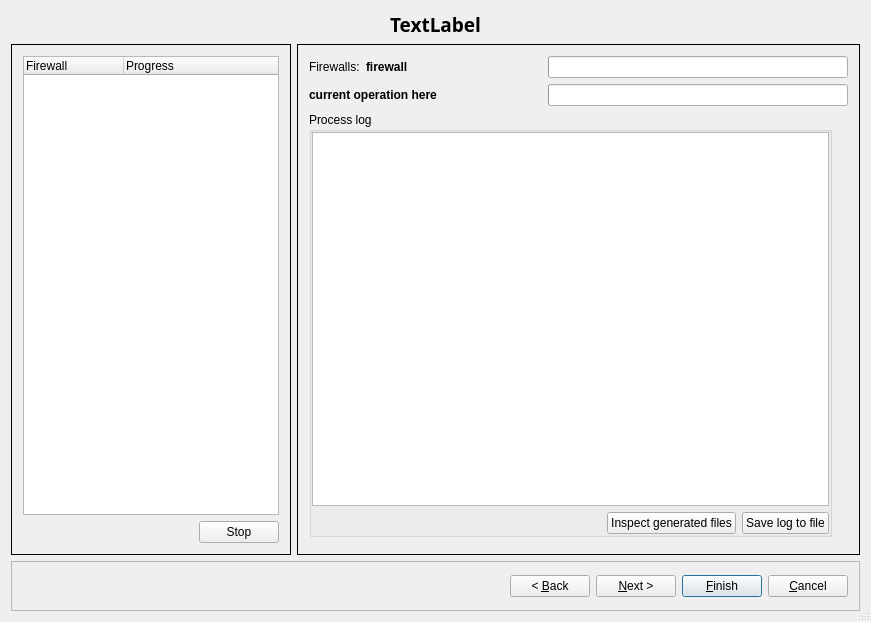
<?xml version="1.0" encoding="UTF-8"?>
<ui version="4.0">
 <class>instDialog_q</class>
 <widget class="QDialog" name="instDialog_q">
  <property name="geometry">
   <rect>
    <x>0</x>
    <y>0</y>
    <width>871</width>
    <height>622</height>
   </rect>
  </property>
  <property name="sizePolicy">
   <sizepolicy hsizetype="Preferred" vsizetype="Preferred">
    <horstretch>0</horstretch>
    <verstretch>0</verstretch>
   </sizepolicy>
  </property>
  <property name="sizeGripEnabled">
   <bool>true</bool>
  </property>
  <layout class="QGridLayout" name="gridLayout_2">
   <item row="0" column="0">
    <widget class="QLabel" name="titleLabel">
     <property name="sizePolicy">
      <sizepolicy hsizetype="MinimumExpanding" vsizetype="Fixed">
       <horstretch>0</horstretch>
       <verstretch>0</verstretch>
      </sizepolicy>
     </property>
     <property name="minimumSize">
      <size>
       <width>0</width>
       <height>25</height>
      </size>
     </property>
     <property name="font">
      <font>
       <family>Sans Serif</family>
       <pointsize>14</pointsize>
       <weight>75</weight>
       <italic>false</italic>
       <bold>true</bold>
      </font>
     </property>
     <property name="text">
      <string>TextLabel</string>
     </property>
     <property name="alignment">
      <set>Qt::AlignmentFlag::AlignCenter</set>
     </property>
    </widget>
   </item>
   <item row="1" column="0">
    <widget class="QStackedWidget" name="stackedWidget">
     <property name="sizePolicy">
      <sizepolicy hsizetype="Expanding" vsizetype="MinimumExpanding">
       <horstretch>0</horstretch>
       <verstretch>0</verstretch>
      </sizepolicy>
     </property>
     <property name="currentIndex">
      <number>1</number>
     </property>
     <widget class="QWidget" name="select_firewalls_page">
      <property name="sizePolicy">
       <sizepolicy hsizetype="MinimumExpanding" vsizetype="MinimumExpanding">
        <horstretch>0</horstretch>
        <verstretch>0</verstretch>
       </sizepolicy>
      </property>
      <property name="layoutDirection">
       <enum>Qt::LayoutDirection::LeftToRight</enum>
      </property>
      <layout class="QGridLayout" name="gridLayout_5">
       <item row="0" column="0">
        <layout class="QVBoxLayout" name="verticalLayout">
         <item>
          <widget class="QFrame" name="frame10">
           <property name="sizePolicy">
            <sizepolicy hsizetype="MinimumExpanding" vsizetype="Preferred">
             <horstretch>0</horstretch>
             <verstretch>0</verstretch>
            </sizepolicy>
           </property>
           <property name="frameShape">
            <enum>QFrame::Shape::Box</enum>
           </property>
           <property name="frameShadow">
            <enum>QFrame::Shadow::Plain</enum>
           </property>
           <layout class="QHBoxLayout">
            <property name="leftMargin">
             <number>11</number>
            </property>
            <property name="topMargin">
             <number>11</number>
            </property>
            <property name="rightMargin">
             <number>11</number>
            </property>
            <property name="bottomMargin">
             <number>11</number>
            </property>
            <item>
             <widget class="QLabel" name="selectInfoLabel">
              <property name="text">
               <string>&lt;p align=&quot;center&quot;&gt;&lt;b&gt;&lt;font size=&quot;+2&quot;&gt;Select firewalls to compile and install.&lt;/font&gt;&lt;/b&gt;&lt;/p&gt;</string>
              </property>
              <property name="wordWrap">
               <bool>false</bool>
              </property>
             </widget>
            </item>
           </layout>
          </widget>
         </item>
         <item>
          <widget class="QFrame" name="warning_space">
           <property name="enabled">
            <bool>true</bool>
           </property>
           <property name="sizePolicy">
            <sizepolicy hsizetype="MinimumExpanding" vsizetype="Preferred">
             <horstretch>0</horstretch>
             <verstretch>0</verstretch>
            </sizepolicy>
           </property>
           <property name="frameShape">
            <enum>QFrame::Shape::Box</enum>
           </property>
           <property name="frameShadow">
            <enum>QFrame::Shadow::Plain</enum>
           </property>
           <layout class="QGridLayout" name="gridLayout_6">
            <item row="0" column="0">
             <widget class="QLabel" name="warning_message_1">
              <property name="text">
               <string>warning text goes here</string>
              </property>
              <property name="wordWrap">
               <bool>true</bool>
              </property>
             </widget>
            </item>
            <item row="1" column="0">
             <widget class="QLabel" name="warning_message_2">
              <property name="text">
               <string>warning text goes here</string>
              </property>
              <property name="wordWrap">
               <bool>true</bool>
              </property>
             </widget>
            </item>
           </layout>
          </widget>
         </item>
         <item>
          <widget class="QFrame" name="frame12">
           <property name="sizePolicy">
            <sizepolicy hsizetype="MinimumExpanding" vsizetype="MinimumExpanding">
             <horstretch>0</horstretch>
             <verstretch>0</verstretch>
            </sizepolicy>
           </property>
           <property name="frameShape">
            <enum>QFrame::Shape::Box</enum>
           </property>
           <property name="frameShadow">
            <enum>QFrame::Shadow::Plain</enum>
           </property>
           <layout class="QGridLayout" name="gridLayout">
            <item row="1" column="0">
             <widget class="QFrame" name="selectAllNoneFrame">
              <property name="frameShape">
               <enum>QFrame::Shape::Box</enum>
              </property>
              <property name="frameShadow">
               <enum>QFrame::Shadow::Plain</enum>
              </property>
              <layout class="QGridLayout">
               <property name="leftMargin">
                <number>11</number>
               </property>
               <property name="topMargin">
                <number>11</number>
               </property>
               <property name="rightMargin">
                <number>11</number>
               </property>
               <property name="bottomMargin">
                <number>11</number>
               </property>
               <item row="0" column="3">
                <spacer>
                 <property name="orientation">
                  <enum>Qt::Orientation::Horizontal</enum>
                 </property>
                 <property name="sizeType">
                  <enum>QSizePolicy::Policy::Expanding</enum>
                 </property>
                 <property name="sizeHint" stdset="0">
                  <size>
                   <width>100</width>
                   <height>20</height>
                  </size>
                 </property>
                </spacer>
               </item>
               <item row="0" column="0">
                <widget class="QPushButton" name="pushButton16">
                 <property name="text">
                  <string>Select all</string>
                 </property>
                </widget>
               </item>
               <item row="0" column="1">
                <widget class="QPushButton" name="pushButton17">
                 <property name="text">
                  <string>Select none</string>
                 </property>
                </widget>
               </item>
               <item row="0" column="2">
                <widget class="QPushButton" name="selectChangedButton">
                 <property name="text">
                  <string>Select changed</string>
                 </property>
                </widget>
               </item>
              </layout>
             </widget>
            </item>
            <item row="0" column="0">
             <widget class="QTreeWidget" name="selectTable">
              <property name="alternatingRowColors">
               <bool>true</bool>
              </property>
              <property name="selectionMode">
               <enum>QAbstractItemView::SelectionMode::NoSelection</enum>
              </property>
              <column>
               <property name="text">
                <string>Firewall</string>
               </property>
              </column>
              <column>
               <property name="text">
                <string>Compile</string>
               </property>
              </column>
              <column>
               <property name="text">
                <string>Install</string>
               </property>
              </column>
              <column>
               <property name="text">
                <string>Last Modified</string>
               </property>
              </column>
              <column>
               <property name="text">
                <string>Last Compiled</string>
               </property>
              </column>
              <column>
               <property name="text">
                <string>Last Installed</string>
               </property>
              </column>
             </widget>
            </item>
           </layout>
          </widget>
         </item>
        </layout>
       </item>
      </layout>
     </widget>
     <widget class="QWidget" name="progress_page">
      <layout class="QHBoxLayout">
       <property name="leftMargin">
        <number>0</number>
       </property>
       <property name="topMargin">
        <number>0</number>
       </property>
       <property name="rightMargin">
        <number>0</number>
       </property>
       <property name="bottomMargin">
        <number>0</number>
       </property>
       <item>
        <widget class="QFrame" name="firewallListFrame">
         <property name="frameShape">
          <enum>QFrame::Shape::Box</enum>
         </property>
         <property name="frameShadow">
          <enum>QFrame::Shadow::Plain</enum>
         </property>
         <layout class="QGridLayout">
          <property name="leftMargin">
           <number>11</number>
          </property>
          <property name="topMargin">
           <number>11</number>
          </property>
          <property name="rightMargin">
           <number>11</number>
          </property>
          <property name="bottomMargin">
           <number>11</number>
          </property>
          <item row="2" column="1">
           <widget class="QPushButton" name="stopButton">
            <property name="text">
             <string>Stop</string>
            </property>
           </widget>
          </item>
          <item row="2" column="0">
           <spacer>
            <property name="orientation">
             <enum>Qt::Orientation::Horizontal</enum>
            </property>
            <property name="sizeType">
             <enum>QSizePolicy::Policy::Expanding</enum>
            </property>
            <property name="sizeHint" stdset="0">
             <size>
              <width>112</width>
              <height>20</height>
             </size>
            </property>
           </spacer>
          </item>
          <item row="0" column="0" rowspan="2" colspan="2">
           <widget class="QTreeWidget" name="fwWorkList">
            <property name="alternatingRowColors">
             <bool>true</bool>
            </property>
            <property name="itemsExpandable">
             <bool>false</bool>
            </property>
            <property name="sortingEnabled">
             <bool>false</bool>
            </property>
            <column>
             <property name="text">
              <string>Firewall</string>
             </property>
            </column>
            <column>
             <property name="text">
              <string>Progress</string>
             </property>
            </column>
           </widget>
          </item>
         </layout>
        </widget>
       </item>
       <item>
        <widget class="QFrame" name="logFrame">
         <property name="sizePolicy">
          <sizepolicy hsizetype="Expanding" vsizetype="Preferred">
           <horstretch>1</horstretch>
           <verstretch>0</verstretch>
          </sizepolicy>
         </property>
         <property name="frameShape">
          <enum>QFrame::Shape::Box</enum>
         </property>
         <property name="frameShadow">
          <enum>QFrame::Shadow::Plain</enum>
         </property>
         <layout class="QGridLayout" name="gridLayout_4">
          <item row="0" column="0">
           <layout class="QGridLayout" name="gridLayout_3">
            <item row="0" column="0">
             <widget class="QLabel" name="textLabel1">
              <property name="text">
               <string>Firewalls:</string>
              </property>
              <property name="wordWrap">
               <bool>false</bool>
              </property>
             </widget>
            </item>
            <item row="0" column="1">
             <widget class="QLabel" name="fwMCLabel">
              <property name="sizePolicy">
               <sizepolicy hsizetype="Expanding" vsizetype="Preferred">
                <horstretch>0</horstretch>
                <verstretch>0</verstretch>
               </sizepolicy>
              </property>
              <property name="font">
               <font>
                <weight>75</weight>
                <bold>true</bold>
               </font>
              </property>
              <property name="text">
               <string>firewall</string>
              </property>
              <property name="wordWrap">
               <bool>false</bool>
              </property>
             </widget>
            </item>
            <item row="0" column="2">
             <widget class="QProgressBar" name="compFirewallProgress">
              <property name="minimumSize">
               <size>
                <width>300</width>
                <height>0</height>
               </size>
              </property>
              <property name="orientation">
               <enum>Qt::Orientation::Horizontal</enum>
              </property>
             </widget>
            </item>
            <item row="1" column="0" colspan="2">
             <widget class="QLabel" name="infoMCLabel">
              <property name="sizePolicy">
               <sizepolicy hsizetype="Expanding" vsizetype="Preferred">
                <horstretch>0</horstretch>
                <verstretch>0</verstretch>
               </sizepolicy>
              </property>
              <property name="font">
               <font>
                <weight>75</weight>
                <bold>true</bold>
               </font>
              </property>
              <property name="text">
               <string>current operation here</string>
              </property>
              <property name="wordWrap">
               <bool>false</bool>
              </property>
             </widget>
            </item>
            <item row="1" column="2">
             <widget class="QProgressBar" name="compProgress">
              <property name="minimumSize">
               <size>
                <width>300</width>
                <height>0</height>
               </size>
              </property>
              <property name="orientation">
               <enum>Qt::Orientation::Horizontal</enum>
              </property>
             </widget>
            </item>
           </layout>
          </item>
          <item row="1" column="0">
           <layout class="QHBoxLayout">
            <item>
             <widget class="QGroupBox" name="detailMCframe">
              <property name="title">
               <string>Process log</string>
              </property>
              <layout class="QGridLayout">
               <property name="leftMargin">
                <number>0</number>
               </property>
               <property name="topMargin">
                <number>0</number>
               </property>
               <property name="rightMargin">
                <number>0</number>
               </property>
               <property name="bottomMargin">
                <number>0</number>
               </property>
               <item row="1" column="0" colspan="3">
                <widget class="QTextBrowser" name="procLogDisplay">
                 <property name="openLinks">
                  <bool>false</bool>
                 </property>
                </widget>
               </item>
               <item row="2" column="0">
                <spacer>
                 <property name="orientation">
                  <enum>Qt::Orientation::Horizontal</enum>
                 </property>
                 <property name="sizeType">
                  <enum>QSizePolicy::Policy::Expanding</enum>
                 </property>
                 <property name="sizeHint" stdset="0">
                  <size>
                   <width>131</width>
                   <height>20</height>
                  </size>
                 </property>
                </spacer>
               </item>
               <item row="2" column="2">
                <widget class="QPushButton" name="saveMCLogButton">
                 <property name="text">
                  <string>Save log to file</string>
                 </property>
                </widget>
               </item>
               <item row="2" column="1">
                <widget class="QPushButton" name="inspectGeneratedFiles">
                 <property name="text">
                  <string>Inspect generated files</string>
                 </property>
                </widget>
               </item>
              </layout>
             </widget>
            </item>
            <item>
             <spacer>
              <property name="orientation">
               <enum>Qt::Orientation::Vertical</enum>
              </property>
              <property name="sizeType">
               <enum>QSizePolicy::Policy::Expanding</enum>
              </property>
              <property name="sizeHint" stdset="0">
               <size>
                <width>16</width>
                <height>210</height>
               </size>
              </property>
             </spacer>
            </item>
           </layout>
          </item>
          <item row="2" column="0">
           <widget class="QFrame" name="batchInstFlagFrame">
            <property name="sizePolicy">
             <sizepolicy hsizetype="MinimumExpanding" vsizetype="Preferred">
              <horstretch>0</horstretch>
              <verstretch>0</verstretch>
             </sizepolicy>
            </property>
            <property name="frameShape">
             <enum>QFrame::Shape::NoFrame</enum>
            </property>
            <property name="frameShadow">
             <enum>QFrame::Shadow::Plain</enum>
            </property>
            <layout class="QGridLayout" name="_2">
             <property name="leftMargin">
              <number>0</number>
             </property>
             <property name="topMargin">
              <number>0</number>
             </property>
             <property name="rightMargin">
              <number>0</number>
             </property>
             <property name="bottomMargin">
              <number>0</number>
             </property>
            </layout>
           </widget>
          </item>
         </layout>
        </widget>
       </item>
      </layout>
     </widget>
    </widget>
   </item>
   <item row="2" column="0">
    <widget class="QFrame" name="frame">
     <property name="sizePolicy">
      <sizepolicy hsizetype="MinimumExpanding" vsizetype="Fixed">
       <horstretch>1</horstretch>
       <verstretch>0</verstretch>
      </sizepolicy>
     </property>
     <property name="minimumSize">
      <size>
       <width>400</width>
       <height>50</height>
      </size>
     </property>
     <property name="frameShape">
      <enum>QFrame::Shape::StyledPanel</enum>
     </property>
     <property name="frameShadow">
      <enum>QFrame::Shadow::Raised</enum>
     </property>
     <layout class="QHBoxLayout">
      <item>
       <spacer>
        <property name="orientation">
         <enum>Qt::Orientation::Horizontal</enum>
        </property>
        <property name="sizeHint" stdset="0">
         <size>
          <width>40</width>
          <height>20</height>
         </size>
        </property>
       </spacer>
      </item>
      <item>
       <widget class="QPushButton" name="backButton">
        <property name="text">
         <string>&lt; &amp;Back</string>
        </property>
        <property name="autoDefault">
         <bool>false</bool>
        </property>
       </widget>
      </item>
      <item>
       <widget class="QPushButton" name="nextButton">
        <property name="text">
         <string>&amp;Next &gt;</string>
        </property>
        <property name="autoDefault">
         <bool>true</bool>
        </property>
        <property name="default">
         <bool>true</bool>
        </property>
        <property name="flat">
         <bool>false</bool>
        </property>
       </widget>
      </item>
      <item>
       <widget class="QPushButton" name="finishButton">
        <property name="text">
         <string>&amp;Finish</string>
        </property>
        <property name="default">
         <bool>true</bool>
        </property>
        <property name="flat">
         <bool>false</bool>
        </property>
       </widget>
      </item>
      <item>
       <widget class="QPushButton" name="cancelButton">
        <property name="text">
         <string>&amp;Cancel</string>
        </property>
        <property name="autoDefault">
         <bool>false</bool>
        </property>
       </widget>
      </item>
     </layout>
    </widget>
   </item>
  </layout>
 </widget>
 <layoutdefault spacing="6" margin="11"/>
 <resources/>
 <connections>
  <connection>
   <sender>saveMCLogButton</sender>
   <signal>clicked(bool)</signal>
   <receiver>instDialog_q</receiver>
   <slot>saveLog()</slot>
   <hints>
    <hint type="sourcelabel">
     <x>630</x>
     <y>230</y>
    </hint>
    <hint type="destinationlabel">
     <x>20</x>
     <y>20</y>
    </hint>
   </hints>
  </connection>
  <connection>
   <sender>fwWorkList</sender>
   <signal>itemActivated(QTreeWidgetItem*, int)</signal>
   <receiver>instDialog_q</receiver>
   <slot>findFirewallInCompileLog(QTreeWidgetItem*)</slot>
   <hints>
    <hint type="sourcelabel">
     <x>40</x>
     <y>69</y>
    </hint>
    <hint type="destinationlabel">
     <x>20</x>
     <y>20</y>
    </hint>
   </hints>
  </connection>
  <connection>
   <sender>pushButton16</sender>
   <signal>clicked(bool)</signal>
   <receiver>instDialog_q</receiver>
   <slot>selectAllFirewalls()</slot>
   <hints>
    <hint type="sourcelabel">
     <x>43</x>
     <y>493</y>
    </hint>
    <hint type="destinationlabel">
     <x>20</x>
     <y>20</y>
    </hint>
   </hints>
  </connection>
  <connection>
   <sender>pushButton17</sender>
   <signal>clicked(bool)</signal>
   <receiver>instDialog_q</receiver>
   <slot>deselectAllFirewalls()</slot>
   <hints>
    <hint type="sourcelabel">
     <x>93</x>
     <y>493</y>
    </hint>
    <hint type="destinationlabel">
     <x>20</x>
     <y>20</y>
    </hint>
   </hints>
  </connection>
  <connection>
   <sender>selectChangedButton</sender>
   <signal>clicked(bool)</signal>
   <receiver>instDialog_q</receiver>
   <slot>selectChangedFirewalls()</slot>
   <hints>
    <hint type="sourcelabel">
     <x>143</x>
     <y>493</y>
    </hint>
    <hint type="destinationlabel">
     <x>20</x>
     <y>20</y>
    </hint>
   </hints>
  </connection>
  <connection>
   <sender>selectTable</sender>
   <signal>itemChanged(QTreeWidgetItem*,int)</signal>
   <receiver>instDialog_q</receiver>
   <slot>tableItemChanged(QTreeWidgetItem*,int)</slot>
   <hints>
    <hint type="sourcelabel">
     <x>389</x>
     <y>319</y>
    </hint>
    <hint type="destinationlabel">
     <x>389</x>
     <y>288</y>
    </hint>
   </hints>
  </connection>
  <connection>
   <sender>procLogDisplay</sender>
   <signal>anchorClicked(QUrl)</signal>
   <receiver>instDialog_q</receiver>
   <slot>logItemClicked(QUrl)</slot>
   <hints>
    <hint type="sourcelabel">
     <x>706</x>
     <y>264</y>
    </hint>
    <hint type="destinationlabel">
     <x>778</x>
     <y>269</y>
    </hint>
   </hints>
  </connection>
  <connection>
   <sender>inspectGeneratedFiles</sender>
   <signal>clicked()</signal>
   <receiver>instDialog_q</receiver>
   <slot>inspectFiles()</slot>
   <hints>
    <hint type="sourcelabel">
     <x>638</x>
     <y>579</y>
    </hint>
    <hint type="destinationlabel">
     <x>463</x>
     <y>375</y>
    </hint>
   </hints>
  </connection>
 </connections>
 <slots>
  <slot>tableItemChanged(QTreeWidgetItem*,int)</slot>
  <slot>logItemClicked(QUrl)</slot>
  <slot>inspectFiles()</slot>
 </slots>
</ui>
